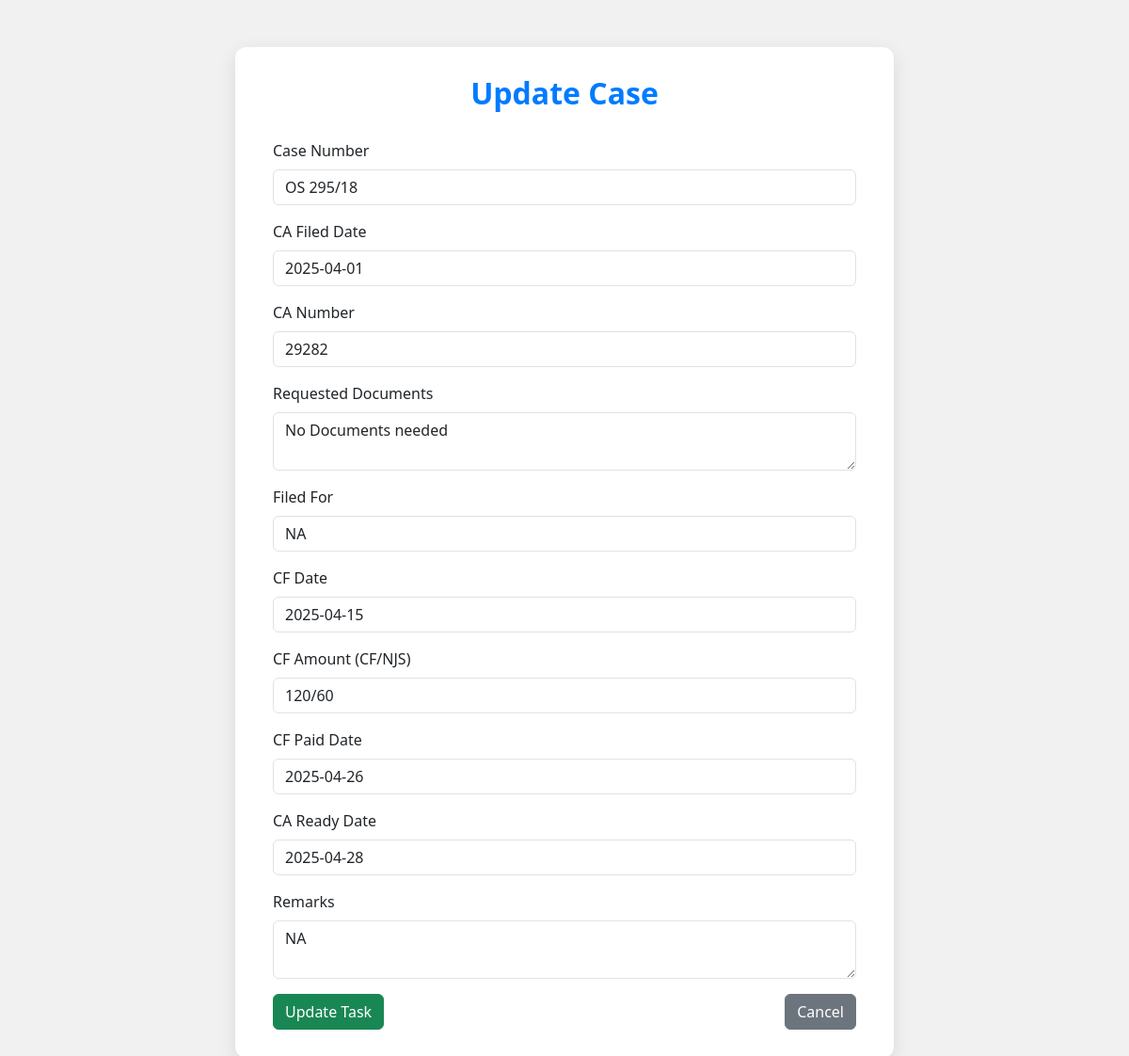
/update/1 (signed in), run on the app's committed database.
### App.py (models this page shows)
class Task(db.Model):
    id = db.Column(db.Integer, primary_key=True)
    case_number = db.Column(db.String(100), nullable=False)
    ca_filed_date = db.Column(db.Date, nullable=False)
    ca_number = db.Column(db.String(100), nullable=False)
    required_details = db.Column(db.Text, nullable=False)
    filed_for = db.Column(db.String(100), nullable=False)
    cf_date = db.Column(db.Date, nullable=False)
    cf_amount = db.Column(db.Float, nullable=False)
    cf_paid_date = db.Column(db.Date, nullable=True)
    ca_ready_date = db.Column(db.Date, nullable=True)
    remarks = db.Column(db.Text, nullable=True)

### App.py (the view, shortened to what this page needs)
@app.route('/update/<int:id>', methods=['GET', 'POST'])
@login_required
def update(id):
    task = Task.query.get_or_404(id)
    return render_template('form.html', task=task)

### App.py (called while the page is built)
def login_required(f):
    from functools import wraps
    @wraps(f)
    def decorated_function(*args, **kwargs):
        if 'user_id' not in session:
            return redirect(url_for('login'))
        return f(*args, **kwargs)
    return decorated_function

### templates/form.html (shortened to what this page needs)
<!DOCTYPE html>
<html lang="en">
<head>
    <link href="https://cdn.jsdelivr.net/npm/bootstrap@5.3.0/dist/css/bootstrap.min.css" rel="stylesheet">
</head>
<body>
<div class="task-form-container">
    <h2>{% if task %}Update{% else %}Add{% endif %} Case</h2>
    <form method="POST">
        {% for field, label in [
            ('case_number', 'Case Number'), ('ca_filed_date', 'CA Filed Date'), ('ca_number', 'CA Number'),
            ('required_details', 'Requested Documents'), ('filed_for', 'Filed For'), ('cf_date', 'CF Date'),
            ('cf_amount', 'CF Amount (CF/NJS)'), ('cf_paid_date', 'CF Paid Date'),
            ('ca_ready_date', 'CA Ready Date'), ('remarks', 'Remarks')] %}
        <div class="mb-3">
            <label class="form-label">{{ label }}</label>
            {% if field == 'required_details' or field == 'remarks' %}
            <textarea name="{{ field }}" class="form-control">{{ task[field] if task else '' }}</textarea>
            {% else %}
            <input type="text" name="{{ field }}" class="form-control" value="{{ task[field] if task else '' }}">
            {% endif %}
        </div>
        {% endfor %}
        <div class="d-flex justify-content-between">
            <button type="submit" class="btn btn-success">{% if task %}Update{% else %}Add{% endif %} Task</button>
            <a href="/" class="btn btn-secondary">Cancel</a>
        </div>
    </form>
</div>
</body>
</html>

### templates/form.html (style rules this page uses)
body { background: #f1f1f1; }
.task-form-container { max-width: 700px; margin: 50px auto; background: white; padding: 30px 40px; border-radius: 12px; box-shadow: 0 6px 20px rgba(0,0,0,0.1); }
h2 { color: #007bff; font-weight: 600; text-align: center; margin-bottom: 30px; }

### data on the page
Task: case_number "OS 295/18" "2025-04-01" "29282" "NA" "2025-04-15" "120/60" "2025-04-26" "2025-04-28", required_details "No Documents needed" "NA"

### other printed values
{{ label }} "Case Number" "CA Filed Date" "CA Number" "Requested Documents" "Filed For" "CF Date" "CF Amount (CF/NJS)" "CF Paid Date" "CA Ready Date" "Remarks"
